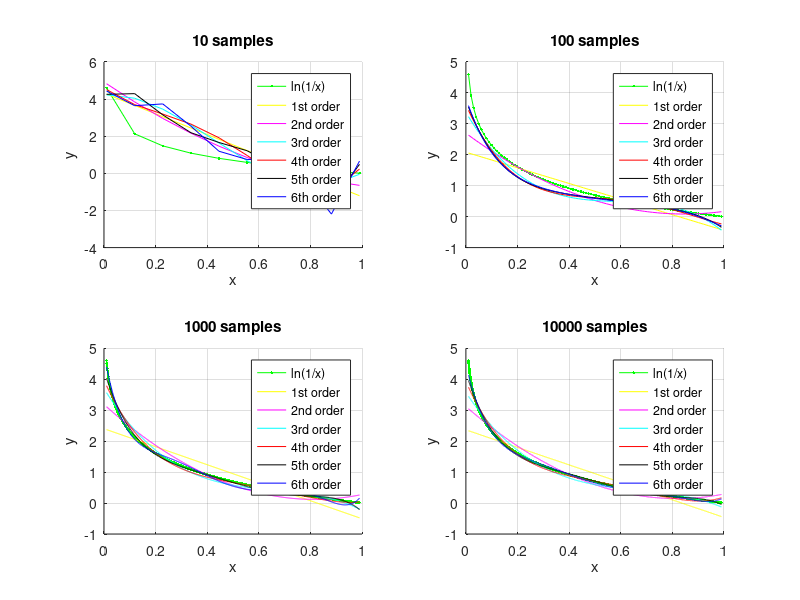

Write MATLAB code to recreate this figure.
% 1) choose a function: y = SOMEFUNC
% 
% 2) take n random x locations, calculate their corresponding y, store in 
%    y_act
% 
% 3) generate y_samp
% 
% 4) estimate with m-polynomial using [a_m, a_m-1 ... a0 ] = polyfit(x, y_sim, m),
%    t = 0:0.2:ceil(max(x)), y_fit = polyval(polyfit(x, y_sim, m), t)
close all
clear

%%%%%%%%%%%%%%%%%%%%%%%%%%%%%%%%%%%%%%%%%%%%
% Generate k points for an actual function %
%%%%%%%%%%%%%%%%%%%%%%%%%%%%%%%%%%%%%%%%%%%%
n = 1000;
sigma = 1;

samples = [10 100 1000 10000];

colors = ['y' 'm' 'c' 'r' 'k' 'b'];

figure

for k = 1:length(samples)

    x = linspace(0.01, 0.99, samples(k))';

    % Choose a function ln(1/x) (log in matlab returns ln)
    % Choose because of taylor series -> higher polynomial should do better
    y_act = log(x.^-1);
    
%%%%%%%%%%%%%%%%%%%%%%%%%%%%%%%%%%%%%%%%%
% Generate n datasets y_samp, sigma = 1 %
%%%%%%%%%%%%%%%%%%%%%%%%%%%%%%%%%%%%%%%%%
    
    y_samp = normrnd(repmat(y_act, 1, n), sigma);

%%%%%%%%%%%%%%%%%%%%%%%%%%%%%%%%%%%%%%%%%%%%%%%%%%%%%%%%%%
% Calculate variance etc, fit and plot with m-polynomial %
%%%%%%%%%%%%%%%%%%%%%%%%%%%%%%%%%%%%%%%%%%%%%%%%%%%%%%%%%%

    A{1} = [ ones(samples(k), 1), x ];
    A{2} = [ ones(samples(k), 1), x, x.^2 ];
    A{3} = [ ones(samples(k), 1), x, x.^2 x.^3 ];
    A{4} = [ ones(samples(k), 1), x, x.^2 x.^3 x.^4 ];
    A{5} = [ ones(samples(k), 1), x, x.^2 x.^3 x.^4 x.^5 ];
    A{6} = [ ones(samples(k), 1), x, x.^2 x.^3 x.^4 x.^5 x.^6];
    
    subplot(2,2,k);
    xlim([0 1]);
    hold on;
    grid on;

    plot(x, y_act, 'g.-');
    for i = 1:length(A)
        
        % matlab returns a least squares solution here, 
        % since the matrix dimensions will not match
        beta = A{i}\y_samp;
        y_hat = A{i} * beta;

        % bias and variance taken from page 50 of the book. Because we have
        % n datasets instead of one, I added an extra 'mean' around the 
        % definition: E_total = mean(E_T_i) forall i = 1:n
        bias_squared(i, k) = mean((y_act - mean(y_hat,2)).^2);
        variance(i, k) = mean(mean((y_hat - repmat(mean(y_hat, 2),1, n)).^2));
        
        % calculate the Mean Squared Error twice, once by adding bias and 
        % variance, and once by its definition, as a sanity check. Obviously,
        % the two should be equal
        mse(i, k) = bias_squared(i, k) + variance(i, k);
        mse2(i,k) = mean(mean((repmat(y_act, 1, n) - y_hat).^2));

        % plot y_hat
        plot(x, y_hat(:,1), colors(i));
        title([num2str(samples(k)) ' samples']);
        xlabel('x');
        ylabel('y');
    end
    legend('ln(1/x)', '1st order', '2nd order', '3rd order', '4th order', '5th order', '6th order');
end

bias_squared;
variance;
mse;
mse2;